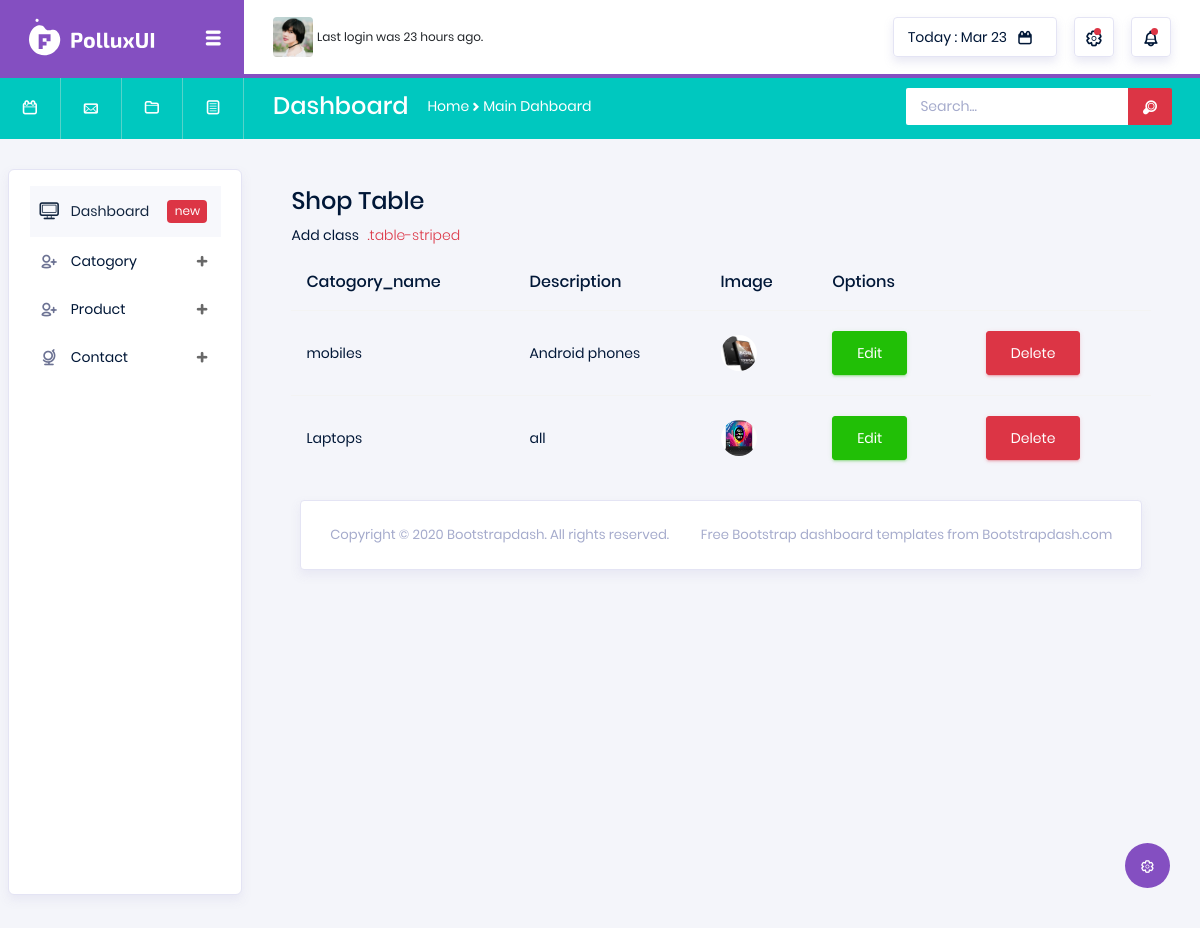
/jiniapp/displaycatogory/, run on the app's committed database.
### jiniapp/models.py (models this page shows)
class catogorydb(models.Model):
    Catogory_name = models.CharField(max_length=100,null=True,blank=True)
    Description = models.CharField(max_length=100,null=True,blank=True)
    Image = models.ImageField(upload_to='catogory_image',null=True,blank=True)

### jiniapp/views.py (the view)
# urls.py: path('displaycatogory/',views.displaycatogory,name='displaycatogory'),
def displaycatogory(req):
     data= catogorydb.objects.all()
     return render(req,'displaycatogory.html',{'data':data})

### jiniapp/templates/displaycatogory.html (shortened to what this page needs)
<!DOCTYPE html>
{% extends 'shop.html' %}
{% block content %}
<html lang="en">
<head>
</head>
<body>
<div class="card-body">
                  <h4 class="card-title">Shop Table</h4>
                  <p class="card-description">
                    Add class <code>.table-striped</code>
                  </p>
                  <div class="table-responsive">
                    <table class="table table-striped">
                      <thead>
                        <tr>
                          <th>
                            Catogory_name
                          </th>
                          <th>
                            Description
                          </th>
                          <th>
                            Image
                          </th>
                            <th>
                                Options
                            </th>
                        </tr>
                      </thead>
                      <tbody>
                      {% for i in data %}
                        <tr>
                          <td class="py-1">
                              {{i.Catogory_name}}
                          </td>
                          <td>
                              {{i.Description}}
                          </td>
                          <td>
                              <img src="{{i.Image.url}}" width="100px" height="100px">
                          </td>
                          <form action="{% url 'editecatogory' dataid=i.id %}">
                              <td>
                                  <button type="submit" class="btn btn-success mr-2">Edit</button>
                              </td>
                          </form>
                            <form action="{% url 'deletecatogory' dataid=i.id %}">
                              <td>
                                  <button type="submit" class="btn btn-danger mr-2">Delete</button>
                              </td>
                            </form>
                        </tr>
                      {% endfor %}
                      </tbody>
                    </table>
                  </div>
                </div>
</body>
</html>
{% endblock %}

### data on the page
catogorydb: Catogory_name "mobiles", Description "Android phones", Image (picture)
catogorydb: Catogory_name "Laptops", Description "all", Image (picture)
